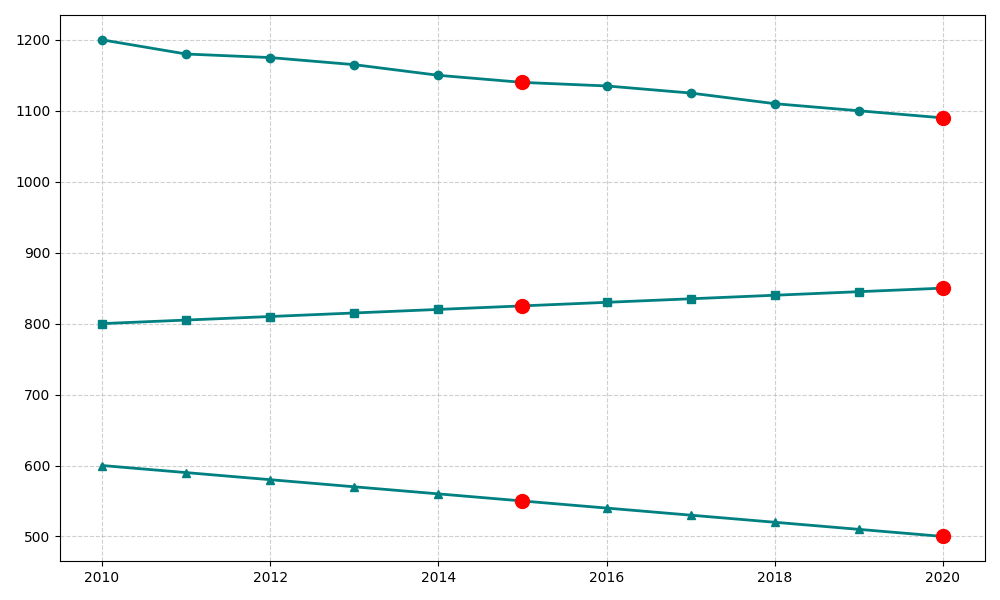

Generate this figure with Python:
import matplotlib.pyplot as plt
import numpy as np

years = np.arange(2010, 2021)
forest_population = [1200, 1180, 1175, 1165, 1150, 1140, 1135, 1125, 1110, 1100, 1090]
grassland_population = [800, 805, 810, 815, 820, 825, 830, 835, 840, 845, 850]
wetland_population = [600, 590, 580, 570, 560, 550, 540, 530, 520, 510, 500]

fig, ax = plt.subplots(figsize=(10, 6))

color = '#008080'
ax.plot(years, forest_population, color=color, linewidth=2, marker='o')
ax.plot(years, grassland_population, color=color, linewidth=2, marker='s')
ax.plot(years, wetland_population, color=color, linewidth=2, marker='^')

significant_years = [2015, 2020]
significant_values_forest = [1140, 1090]
significant_values_grassland = [825, 850]
significant_values_wetland = [550, 500]

ax.plot(significant_years, significant_values_forest, 'ro', markersize=10)
ax.plot(significant_years, significant_values_grassland, 'ro', markersize=10)
ax.plot(significant_years, significant_values_wetland, 'ro', markersize=10)

ax.grid(True, linestyle='--', alpha=0.6)

plt.tight_layout()

plt.show()
